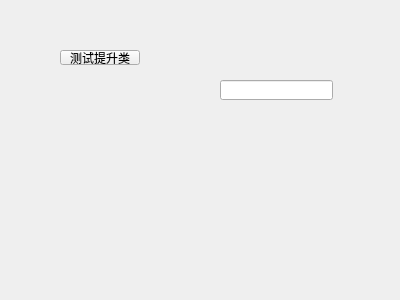
<?xml version="1.0" encoding="UTF-8"?>
<ui version="4.0">
 <class>TestSh</class>
 <widget class="QWidget" name="TestSh">
  <property name="geometry">
   <rect>
    <x>0</x>
    <y>0</y>
    <width>400</width>
    <height>300</height>
   </rect>
  </property>
  <property name="windowTitle">
   <string>Form</string>
  </property>
  <widget class="QPushButton" name="pushButton">
   <property name="geometry">
    <rect>
     <x>60</x>
     <y>50</y>
     <width>80</width>
     <height>15</height>
    </rect>
   </property>
   <property name="text">
    <string>测试提升类</string>
   </property>
  </widget>
  <widget class="QLineEdit" name="lineEdit">
   <property name="geometry">
    <rect>
     <x>220</x>
     <y>80</y>
     <width>113</width>
     <height>20</height>
    </rect>
   </property>
  </widget>
 </widget>
 <resources/>
 <connections/>
</ui>
